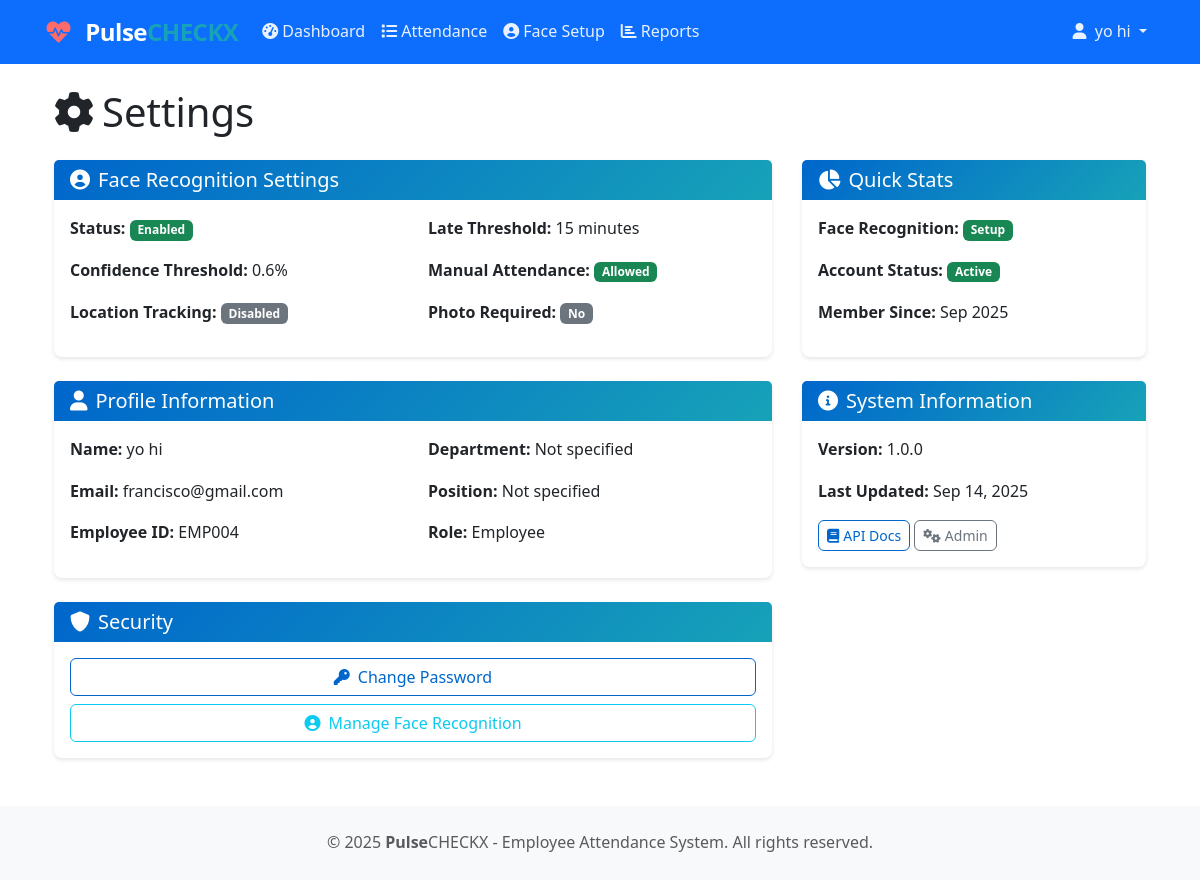
/settings/ (signed in), run on the app's committed database.
### users/models.py (models this page shows, shortened)
class User(AbstractUser):
    ROLE_CHOICES = [
        ('employee', 'Employee'),
        ('hr', 'HR/Admin'),
        ('manager', 'Team Manager'),
    ]
    email = models.EmailField(unique=True)
    role = models.CharField(max_length=20, choices=ROLE_CHOICES, default='employee')
    employee_id = models.CharField(
        max_length=10,
        unique=True,
        validators=[RegexValidator(r'^[A-Z0-9]+$', 'Employee ID must contain only uppercase letters and numbers.')],
        help_text="Unique employee identifier (e.g., EMP001)"
    )
    phone_number = models.CharField(
        max_length=15,
        validators=[RegexValidator(r'^\+?1?\d{9,15}$', 'Enter a valid phone number.')],
        blank=True
    )
    department = models.CharField(max_length=100, blank=True)
    position = models.CharField(max_length=100, blank=True)
    hire_date = models.DateField(null=True, blank=True)
    is_active = models.BooleanField(default=True)
    profile_picture = models.ImageField(upload_to='profiles/', null=True, blank=True)
    face_encoding = models.TextField(blank=True, help_text="Face recognition encoding data")
    manager = models.ForeignKey('self', on_delete=models.SET_NULL, null=True, blank=True, related_name='subordinates')
    created_at = models.DateTimeField(auto_now_add=True)
    updated_at = models.DateTimeField(auto_now=True)
    USERNAME_FIELD = 'email'
    REQUIRED_FIELDS = ['username', 'employee_id']
    class Meta:
        db_table = 'users'
        verbose_name = 'User'
        verbose_name_plural = 'Users'
    def get_full_name(self):
        return f"{self.first_name} {self.last_name}".strip() or self.username

### attendance/models.py (models this page shows, shortened)
class AttendanceSettings(models.Model):
    face_recognition_enabled = models.BooleanField(default=True)
    face_confidence_threshold = models.FloatField(
        default=0.6,
        validators=[MinValueValidator(0.0), MaxValueValidator(1.0)],
        help_text="Minimum confidence score for face recognition (0.0 - 1.0)"
    )
    location_tracking_enabled = models.BooleanField(default=False)
    location_radius_meters = models.PositiveIntegerField(
        default=100,
        help_text="Allowed radius from office location in meters"
    )
    office_latitude = models.DecimalField(max_digits=10, decimal_places=8, null=True, blank=True)
    office_longitude = models.DecimalField(max_digits=11, decimal_places=8, null=True, blank=True)
    late_threshold_minutes = models.PositiveIntegerField(
        default=15,
        help_text="Minutes after shift start time to mark as late"
    )
    early_departure_threshold_minutes = models.PositiveIntegerField(
        default=30,
        help_text="Minutes before shift end time to mark as early departure"
    )
    require_photo_for_attendance = models.BooleanField(default=False)
    allow_manual_attendance = models.BooleanField(default=True)
    created_at = models.DateTimeField(auto_now_add=True)
    updated_at = models.DateTimeField(auto_now=True)
    class Meta:
        db_table = 'attendance_settings'
        verbose_name = "Attendance Settings"
        verbose_name_plural = "Attendance Settings"

### attendance/web_views.py (the view)
# urls.py: path('settings/', web_views.SettingsView.as_view(), name='settings'),
class SettingsView(LoginRequiredMixin, TemplateView):
    template_name = 'attendance/settings.html'
    def get_context_data(self, **kwargs):
        context = super().get_context_data(**kwargs)
        settings = AttendanceSettings.objects.first()
        context['settings'] = settings
        return context

### templates/attendance/settings.html (shortened to what this page needs)
{% extends 'base.html' %}
{% block content %}
<div class="row">
    <div class="col-12">
        <h1 class="mb-4">
            <i class="fas fa-cog me-2"></i>Settings
        </h1>
    </div>
</div>
<div class="row">
    <div class="col-md-8">
        <div class="card mb-4">
            <div class="card-header">
                <h5 class="mb-0">
                    <i class="fas fa-user-circle me-2"></i>Face Recognition Settings
                </h5>
            </div>
            <div class="card-body">
                {% if settings %}
                    <div class="row">
                        <div class="col-md-6">
                            <p><strong>Status:</strong>
                                <span class="badge {% if settings.face_recognition_enabled %}bg-success{% else %}bg-secondary{% endif %}">
                                    {% if settings.face_recognition_enabled %}Enabled{% else %}Disabled{% endif %}
                                </span>
                            </p>
                            <p><strong>Confidence Threshold:</strong> {{ settings.face_confidence_threshold|floatformat:1 }}%</p>
                            <p><strong>Location Tracking:</strong>
                                <span class="badge {% if settings.location_tracking_enabled %}bg-success{% else %}bg-secondary{% endif %}">
                                    {% if settings.location_tracking_enabled %}Enabled{% else %}Disabled{% endif %}
                                </span>
                            </p>
                        </div>
                        <div class="col-md-6">
                            <p><strong>Late Threshold:</strong> {{ settings.late_threshold_minutes }} minutes</p>
                            <p><strong>Manual Attendance:</strong>
                                <span class="badge {% if settings.allow_manual_attendance %}bg-success{% else %}bg-secondary{% endif %}">
                                    {% if settings.allow_manual_attendance %}Allowed{% else %}Not Allowed{% endif %}
                                </span>
                            </p>
                            <p><strong>Photo Required:</strong>
                                <span class="badge {% if settings.require_photo_for_attendance %}bg-warning{% else %}bg-secondary{% endif %}">
                                    {% if settings.require_photo_for_attendance %}Yes{% else %}No{% endif %}
                                </span>
                            </p>
                        </div>
                    </div>
                {% else %}
                    <p class="text-muted">No settings configured.</p>
                {% endif %}
            </div>
        </div>
        <div class="card mb-4">
            <div class="card-header">
                <h5 class="mb-0">
                    <i class="fas fa-user me-2"></i>Profile Information
                </h5>
            </div>
            <div class="card-body">
                <div class="row">
                    <div class="col-md-6">
                        <p><strong>Name:</strong> {{ user.get_full_name|default:user.username }}</p>
                        <p><strong>Email:</strong> {{ user.email }}</p>
                        <p><strong>Employee ID:</strong> {{ user.employee_id }}</p>
                    </div>
                    <div class="col-md-6">
                        <p><strong>Department:</strong> {{ user.department|default:"Not specified" }}</p>
                        <p><strong>Position:</strong> {{ user.position|default:"Not specified" }}</p>
                        <p><strong>Role:</strong> {{ user.get_role_display }}</p>
                    </div>
                </div>
            </div>
        </div>
        <div class="card">
            <div class="card-header">
                <h5 class="mb-0">
                    <i class="fas fa-shield-alt me-2"></i>Security
                </h5>
            </div>
            <div class="card-body">
                <div class="d-grid gap-2">
                    <button class="btn btn-outline-primary" onclick="changePassword()">
                        <i class="fas fa-key me-2"></i>Change Password
                    </button>
                    <a href="{% url 'attendance_web:face_setup' %}" class="btn btn-outline-info">
                        <i class="fas fa-user-circle me-2"></i>Manage Face Recognition
                    </a>
                </div>
            </div>
        </div>
    </div>
    <div class="col-md-4">
        <div class="card mb-4">
            <div class="card-header">
                <h5 class="mb-0">
                    <i class="fas fa-chart-pie me-2"></i>Quick Stats
                </h5>
            </div>
            <div class="card-body">
                <p><strong>Face Recognition:</strong>
                    <span class="badge {% if user.face_encoding %}bg-success{% else %}bg-warning{% endif %}">
                        {% if user.face_encoding %}Setup{% else %}Not Setup{% endif %}
                    </span>
                </p>
                <p><strong>Account Status:</strong>
                    <span class="badge {% if user.is_active %}bg-success{% else %}bg-danger{% endif %}">
                        {% if user.is_active %}Active{% else %}Inactive{% endif %}
                    </span>
                </p>
                <p><strong>Member Since:</strong> {{ user.date_joined|date:"M Y" }}</p>
            </div>
        </div>
        <div class="card">
            <div class="card-header">
                <h5 class="mb-0">
                    <i class="fas fa-info-circle me-2"></i>System Information
                </h5>
            </div>
            <div class="card-body">
                <p><strong>Version:</strong> 1.0.0</p>
                <p><strong>Last Updated:</strong> {{ user.updated_at|date:"M d, Y" }}</p>
                <div class="mt-3">
                    <a href="/api/docs/" class="btn btn-sm btn-outline-primary" target="_blank">
                        <i class="fas fa-book me-1"></i>API Docs
                    </a>
                    <a href="/admin/" class="btn btn-sm btn-outline-secondary" target="_blank">
                        <i class="fas fa-cogs me-1"></i>Admin
                    </a>
                </div>
            </div>
        </div>
    </div>
</div>
{% endblock %}

### templates/base.html (shortened to what this page needs)
<!DOCTYPE html>
<html lang="en">
<head>
    <link href="https://cdn.jsdelivr.net/npm/bootstrap@5.3.0/dist/css/bootstrap.min.css" rel="stylesheet">
    <link href="https://cdnjs.cloudflare.com/ajax/libs/font-awesome/6.0.0/css/all.min.css" rel="stylesheet">
    {% load static %}
    <link href="{% static 'css/responsive.css' %}" rel="stylesheet">
    <link href="{% static 'css/pulsecheck-branding.css' %}" rel="stylesheet">
</head>
<body>
    <nav class="navbar navbar-expand-lg navbar-dark bg-primary sticky-top">
        <div class="container-fluid">
            <a class="navbar-brand" href="{% url 'attendance_web:dashboard' %}">
                <i class="fas fa-heartbeat me-2"></i>
                <span class="d-none d-sm-inline"><strong>Pulse</strong><span class="text-info">CHECKX</span></span>
            </a>
            {% if user.is_authenticated %}
            <div class="collapse navbar-collapse" id="navbarNav">
                <ul class="navbar-nav me-auto">
                    <li class="nav-item">
                        <a class="nav-link" href="{% url 'attendance_web:dashboard' %}">
                            <i class="fas fa-tachometer-alt me-1"></i>Dashboard
                        </a>
                    </li>
                    <li class="nav-item">
                        <a class="nav-link" href="{% url 'attendance_web:attendance_list' %}">
                            <i class="fas fa-list me-1"></i>Attendance
                        </a>
                    </li>
                    <li class="nav-item">
                        <a class="nav-link" href="{% url 'attendance_web:face_setup' %}">
                            <i class="fas fa-user-circle me-1"></i>Face Setup
                        </a>
                    </li>
                    <li class="nav-item">
                        <a class="nav-link" href="{% url 'attendance_web:reports' %}">
                            <i class="fas fa-chart-bar me-1"></i>Reports
                        </a>
                    </li>
                </ul>
                <ul class="navbar-nav">
                    <li class="nav-item dropdown">
                        <a class="nav-link dropdown-toggle" href="#" id="navbarDropdown" role="button" data-bs-toggle="dropdown" aria-expanded="false">
                            <i class="fas fa-user me-1"></i>
                            <span class="d-none d-lg-inline">{{ user.get_full_name|default:user.username }}</span>
                        </a>
                    </li>
                </ul>
            </div>
            {% endif %}
        </div>
    </nav>
    <main class="container-fluid px-3 px-md-4 mt-4">
        {% block content %}{% endblock %}
    </main>
    <footer class="bg-light mt-5 py-4">
        <div class="container text-center">
            <p class="text-muted mb-0">
                &copy; 2025 <strong>Pulse</strong><span class="text-info">CHECKX</span> - Employee Attendance System. All rights reserved.
            </p>
        </div>
    </footer>
</body>
</html>

### static/css/responsive.css (style rules this page uses)
* { box-sizing: border-box; }
html { font-size: 16px; }
body { font-family: 'Segoe UI', Tahoma, Geneva, Verdana, sans-serif; line-height: 1.6; overflow-x: hidden; }
.container-fluid { padding-left: 15px; padding-right: 15px; }
.row { margin-left: -15px; margin-right: -15px; }
.col, .col-1, .col-2, .col-3, .col-4, .col-5, .col-6, .col-7, .col-8, .col-9, .col-10, .col-11, .col-12, .col-sm, .col-sm-1, .col-sm-2, .col-sm-3, .col-sm-4, .col-sm-5, .col-sm-6, .col-sm-7, .col-sm-8, .col-sm-9, .col-sm-10, .col-sm-11, .col-sm-12, .col-md, .col-md-1, .col-md-2, .col-md-3, .col-md-4, .col-md-5, .col-md-6, .col-md-7, .col-md-8, .col-md-9, .col-md-10, .col-md-11, .col-md-12, .col-lg, .col-lg-1, .col-lg-2, .col-lg-3, .col-lg-4, .col-lg-5, .col-lg-6, .col-lg-7, .col-lg-8, .col-lg-9, .col-lg-10, .col-lg-11, .col-lg-12, .col-xl, .col-xl-1, .col-xl-2, .col-xl-3, .col-xl-4, .col-xl-5, .col-xl-6, .col-xl-7, .col-xl-8, .col-xl-9, .col-xl-10, .col-xl-11, .col-xl-12, .col-xxl, .col-xxl-1, .col-xxl-2, .col-xxl-3, .col-xxl-4, .col-xxl-5, .col-xxl-6, .col-xxl-7, .col-xxl-8, .col-xxl-9, .col-xxl-10, .col-xxl-11, .col-xxl-12 { padding-left: 15px; padding-right: 15px; }
@media (min-width: 1200px) and (max-width: 1399px) { html { font-size: 16px; } }
@media (min-width: 1200px) and (max-width: 1399px) { .container-fluid { max-width: 1140px; } }
.card { border: 1px solid rgba(0, 0, 0, 0.125); border-radius: 8px; box-shadow: 0 2px 4px rgba(0, 0, 0, 0.1); transition: transform 0.2s ease, box-shadow 0.2s ease; }
.btn { border-radius: 6px; font-weight: 500; transition: all 0.15s ease-in-out; position: relative; overflow: hidden; }
.btn:before { content: ''; position: absolute; top: 50%; left: 50%; width: 0; height: 0; border-radius: 50%; background: rgba(255, 255, 255, 0.3); transform: translate(-50%, -50%); transition: width 0.3s, height 0.3s; }

### static/css/pulsecheck-branding.css (style rules this page uses)
:root { --pulsecheckx-primary: #0066cc; --pulsecheckx-secondary: #17a2b8; --pulsecheckx-dark: #2c3e50; --pulsecheckx-light: #f8f9fa; --pulsecheckx-pulse: #007bff; --pulsecheckx-gradient: linear-gradient(135deg, #0066cc 0%, #17a2b8 100%); }
.navbar-brand { font-size: 1.5rem; font-weight: 600; letter-spacing: -0.5px; }
.navbar-brand strong { color: #ffffff !important; }
.navbar-brand .text-info { color: #17a2b8 !important; font-weight: 600; }
.navbar-brand .fa-heartbeat { animation: pulse-beat 2s infinite; color: #ff6b6b; }
.btn-outline-primary { border-color: var(--pulsecheckx-primary); color: var(--pulsecheckx-primary); }
.navbar-dark .navbar-nav .nav-link { color: rgba(255, 255, 255, 0.9); transition: color 0.3s ease; }
.card { border: none; box-shadow: 0 2px 4px rgba(0, 0, 0, 0.1); transition: box-shadow 0.3s ease; }
.card-header { background: var(--pulsecheckx-gradient); color: white; border-bottom: none; font-weight: 600; }
footer { background: var(--pulsecheck-light) !important; border-top: 3px solid var(--pulsecheck-primary); }
footer strong { color: var(--pulsecheck-dark); }
footer .text-info { color: var(--pulsecheck-secondary) !important; }

### templates/base.html (style rules this page uses)
.navbar-brand { font-weight: bold; }

### data on the page
User: get_full_name "yo hi", email "francisco@gmail.com", employee_id "EMP004", department "Not specified", position "Not specified", role "Employee", date_joined "Sep 2025", updated_at "Sep 14, 2025"
AttendanceSettings: face_confidence_threshold "0.6", late_threshold_minutes "15"
